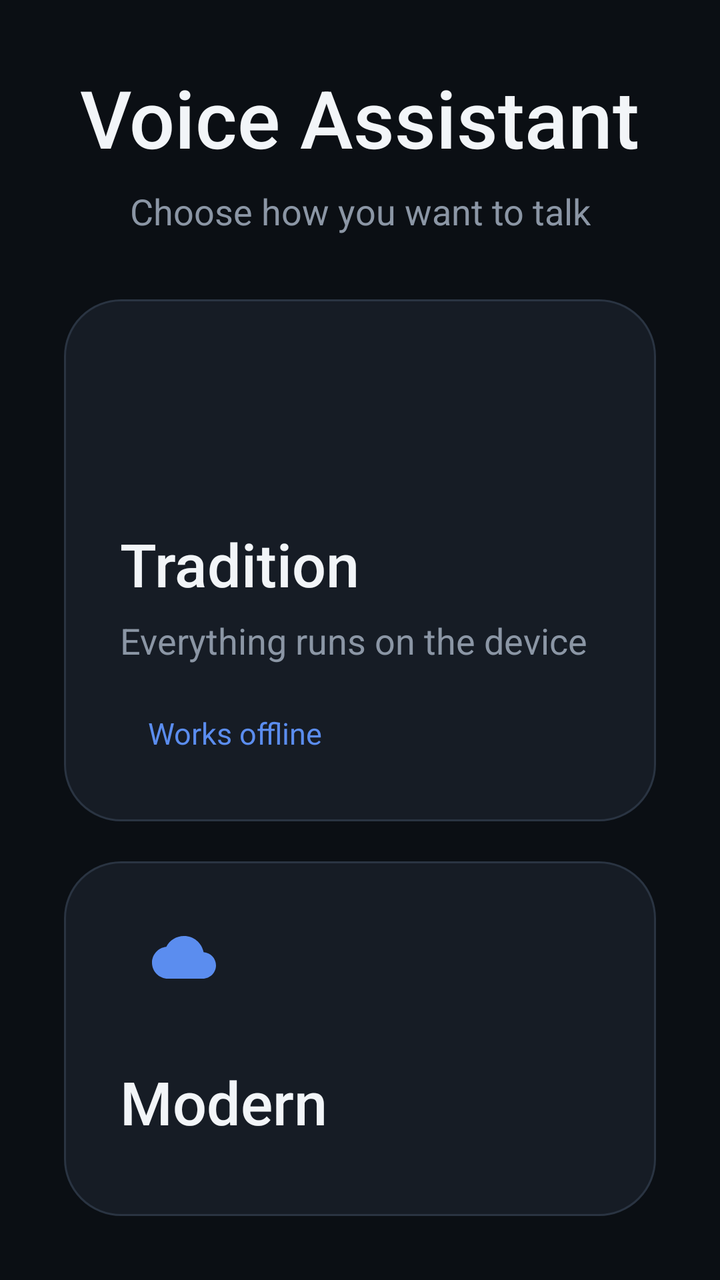
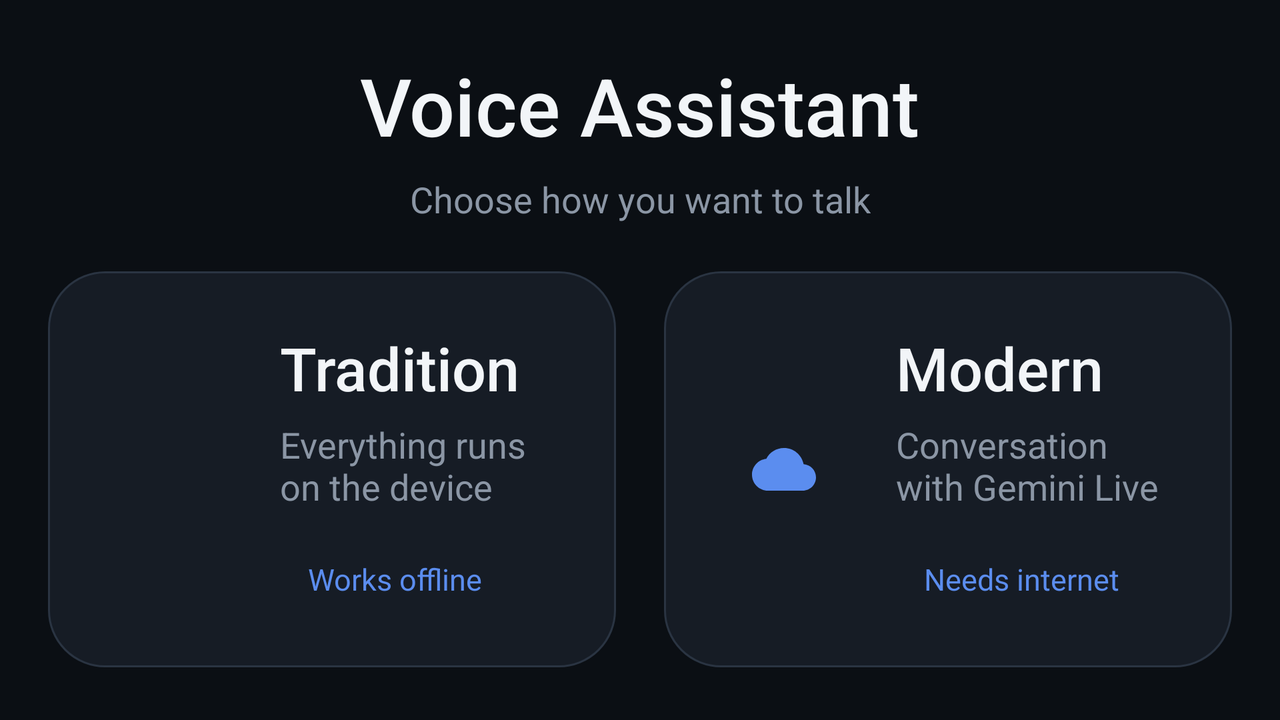

One screen, two layout resources from the same app: the default and the repository's alternative for another configuration. Each is rendered where Android would select it; the XML of both is given below.
<!-- AndroidManifest.xml: application theme AppTheme -->
<!-- res/layout/activity_mode.xml -->
<?xml version="1.0" encoding="utf-8"?>
<LinearLayout xmlns:android="http://schemas.android.com/apk/res/android"
    android:layout_width="match_parent"
    android:layout_height="match_parent"
    android:fitsSystemWindows="true"
    android:gravity="center"
    android:orientation="vertical"
    android:padding="32dp">

    <TextView
        android:layout_width="wrap_content"
        android:layout_height="wrap_content"
        android:fontFamily="sans-serif-medium"
        android:text="@string/app_name"
        android:textColor="@color/text_primary"
        android:textSize="40sp" />

    <TextView
        style="@style/HintText"
        android:layout_width="wrap_content"
        android:layout_height="wrap_content"
        android:layout_marginTop="8dp"
        android:text="@string/mode_title" />

    <LinearLayout
        android:layout_width="match_parent"
        android:layout_height="wrap_content"
        android:layout_marginTop="32dp"
        android:baselineAligned="false"
        android:orientation="vertical">

        <LinearLayout
            android:id="@+id/tradition_button"
            style="@style/ModeCard"
            android:layout_width="match_parent"
            android:layout_height="wrap_content">

            <ImageView
                style="@style/ModeIcon"
                android:src="@drawable/ic_device" />

            <TextView
                style="@style/ModeTitle"
                android:text="@string/mode_tradition" />

            <TextView
                style="@style/ModeHint"
                android:text="@string/mode_tradition_hint" />

            <TextView
                style="@style/ModeTag"
                android:text="@string/mode_tradition_tag" />
        </LinearLayout>

        <LinearLayout
            android:id="@+id/modern_button"
            style="@style/ModeCard"
            android:layout_width="match_parent"
            android:layout_height="wrap_content"
            android:layout_marginTop="20dp">

            <ImageView
                style="@style/ModeIcon"
                android:src="@drawable/ic_cloud" />

            <TextView
                style="@style/ModeTitle"
                android:text="@string/mode_modern" />

            <TextView
                style="@style/ModeHint"
                android:text="@string/mode_modern_hint" />

            <TextView
                style="@style/ModeTag"
                android:text="@string/mode_modern_tag" />
        </LinearLayout>
    </LinearLayout>

</LinearLayout>
<!-- resources referenced by this layout -->
<resources>
  <color name="text_primary">#FFF2F5F8</color>
  <!-- drawable ic_cloud (drawable) -->
  <?xml version="1.0" encoding="utf-8"?>
  <vector xmlns:android="http://schemas.android.com/apk/res/android"
      android:width="24dp"
      android:height="24dp"
      android:viewportWidth="24"
      android:viewportHeight="24">
      <path
          android:fillColor="#FFFFFFFF"
          android:pathData="M19.35,10.04C18.67,6.59 15.64,4 12,4 9.11,4 6.6,5.64 5.35,8.04 2.34,8.36 0,10.91 0,14c0,3.31 2.69,6 6,6h13c2.76,0 5,-2.24 5,-5 0,-2.64 -2.05,-4.78 -4.65,-4.96z" />
  </vector>
  <string name="app_name">Voice Assistant</string>
  <string name="mode_modern">Modern</string>
  <string name="mode_modern_hint">Conversation with Gemini Live</string>
  <string name="mode_modern_tag">Needs internet</string>
  <string name="mode_title">Choose how you want to talk</string>
  <string name="mode_tradition">Tradition</string>
  <string name="mode_tradition_hint">Everything runs on the device</string>
  <string name="mode_tradition_tag">Works offline</string>
  <style name="HintText">
          <item name="android:textColor">@color/text_secondary</item>
          <item name="android:textSize">18sp</item>
          <item name="android:gravity">center</item>
      </style>
  <style name="ModeCard">
          <item name="android:background">@drawable/bg_card</item>
          <item name="android:clickable">true</item>
          <item name="android:focusable">true</item>
          <item name="android:gravity">center_vertical</item>
          <item name="android:orientation">vertical</item>
          <item name="android:padding">28dp</item>
      </style>
  <style name="ModeHint">
          <item name="android:layout_width">wrap_content</item>
          <item name="android:layout_height">wrap_content</item>
          <item name="android:layout_marginTop">6dp</item>
          <item name="android:textColor">@color/text_secondary</item>
          <item name="android:textSize">18sp</item>
      </style>
  <style name="ModeIcon">
          <item name="android:layout_width">64dp</item>
          <item name="android:layout_height">64dp</item>
          <item name="android:background">@drawable/bg_icon_circle</item>
          <item name="android:padding">16dp</item>
          <item name="android:tint">@color/accent</item>
          <item name="android:importantForAccessibility">no</item>
      </style>
  <style name="ModeTitle">
          <item name="android:layout_width">wrap_content</item>
          <item name="android:layout_height">wrap_content</item>
          <item name="android:layout_marginTop">20dp</item>
          <item name="android:textColor">@color/text_primary</item>
          <item name="android:textSize">30sp</item>
          <item name="android:fontFamily">sans-serif-medium</item>
      </style>
  <color name="text_secondary">#FF8B96A5</color>
  <!-- drawable bg_card (drawable) -->
  <?xml version="1.0" encoding="utf-8"?>
  <ripple xmlns:android="http://schemas.android.com/apk/res/android"
      android:color="@color/surface_pressed">
      <item>
          <shape android:shape="rectangle">
              <solid android:color="@color/surface" />
              <corners android:radius="28dp" />
              <stroke android:width="1dp" android:color="@color/outline" />
          </shape>
      </item>
  </ripple>
  <color name="accent">#FF5B8DEF</color>
  <color name="background">#FF0B0F14</color>
  <color name="surface_pressed">#FF222B38</color>
  <color name="surface">#FF161C25</color>
  <color name="outline">#FF2A3442</color>
  <!-- some entries are left out for length -->
</resources>
<!-- res/layout-land/activity_mode.xml (the repository's variant of the layout above) -->
<!-- drawn on the phone turned sideways -->
<?xml version="1.0" encoding="utf-8"?>
<LinearLayout xmlns:android="http://schemas.android.com/apk/res/android"
    android:layout_width="match_parent"
    android:layout_height="match_parent"
    android:fitsSystemWindows="true"
    android:gravity="center"
    android:orientation="vertical"
    android:padding="24dp">

    <TextView
        android:layout_width="wrap_content"
        android:layout_height="wrap_content"
        android:fontFamily="sans-serif-medium"
        android:text="@string/app_name"
        android:textColor="@color/text_primary"
        android:textSize="40sp" />

    <TextView
        style="@style/HintText"
        android:layout_width="wrap_content"
        android:layout_height="wrap_content"
        android:layout_marginTop="8dp"
        android:text="@string/mode_title" />

    <LinearLayout
        android:layout_width="match_parent"
        android:layout_height="wrap_content"
        android:layout_marginTop="24dp"
        android:baselineAligned="false"
        android:orientation="horizontal">

        <LinearLayout
            android:id="@+id/tradition_button"
            style="@style/ModeCard"
            android:layout_width="0dp"
            android:layout_height="wrap_content"
            android:layout_weight="1"
            android:orientation="horizontal">

            <ImageView
                style="@style/ModeIcon"
                android:src="@drawable/ic_device" />

            <LinearLayout
                android:layout_width="0dp"
                android:layout_height="wrap_content"
                android:layout_marginStart="24dp"
                android:layout_weight="1"
                android:orientation="vertical">

                <TextView
                    style="@style/ModeTitle"
                    android:layout_marginTop="0dp"
                    android:text="@string/mode_tradition" />

                <TextView
                    style="@style/ModeHint"
                    android:text="@string/mode_tradition_hint" />

                <TextView
                    style="@style/ModeTag"
                    android:text="@string/mode_tradition_tag" />
            </LinearLayout>
        </LinearLayout>

        <LinearLayout
            android:id="@+id/modern_button"
            style="@style/ModeCard"
            android:layout_width="0dp"
            android:layout_height="wrap_content"
            android:layout_marginStart="24dp"
            android:layout_weight="1"
            android:orientation="horizontal">

            <ImageView
                style="@style/ModeIcon"
                android:src="@drawable/ic_cloud" />

            <LinearLayout
                android:layout_width="0dp"
                android:layout_height="wrap_content"
                android:layout_marginStart="24dp"
                android:layout_weight="1"
                android:orientation="vertical">

                <TextView
                    style="@style/ModeTitle"
                    android:layout_marginTop="0dp"
                    android:text="@string/mode_modern" />

                <TextView
                    style="@style/ModeHint"
                    android:text="@string/mode_modern_hint" />

                <TextView
                    style="@style/ModeTag"
                    android:text="@string/mode_modern_tag" />
            </LinearLayout>
        </LinearLayout>
    </LinearLayout>

</LinearLayout>
